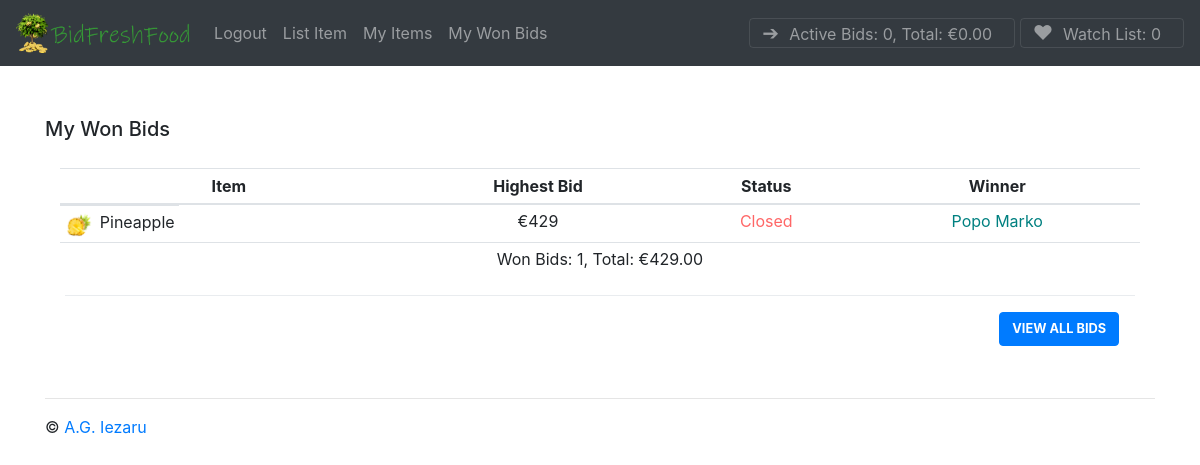
The page /my-won-bids/ (signed in) on the database its author committed.
### tables this page shows
CREATE TABLE "auctions_listing" ("id" integer NOT NULL PRIMARY KEY AUTOINCREMENT, "datetime" datetime NOT NULL, "title" varchar(64) NOT NULL, "description" varchar(256) NOT NULL, "currentBidValue" decimal NOT NULL, "imageURL" varchar(256) NOT NULL, "isOpen" bool NOT NULL, "user_id" integer NOT NULL REFERENCES "auctions_user" ("id") DEFERRABLE INITIALLY DEFERRED, "winner_id" integer NOT NULL REFERENCES "auctions_user" ("id") DEFERRABLE INITIALLY DEFERRED);

### bidfreshfood.py (the view)
@app.route("/my-won-bids/")
def myWon():
    if session:
        won_auctions = db.execute(
            "SELECT * FROM auctions_listing where isOpen == 0 and winner_id = :user_id",
            user_id=session["uid"],
        )
        auctionsLen = len(won_auctions)
        auctions = db.execute("SELECT * FROM auctions_listing")
        users = db.execute("SELECT id,first_name,last_name FROM auctions_user")
        userlist = {}
        for user in users:
            userlist[user["id"]] = [user["first_name"], user["last_name"]]
        watchList = db.execute(
            "SELECT * FROM auctions_listing_watchListUsers where user_id = :user_id",
            user_id=session["uid"],
        )
        watchListLen = len(watchList)
        activeBids = {}
        bidsSum = 0
        user_bids_sum = 0
        bidMoney = {}
        listings = db.execute(
            "SELECT id, listing_id, value FROM auctions_bid WHERE user_id = :userid",
            userid=session["uid"],
        )
        for listing in listings:
            activeBids[listing["listing_id"]] = [listing["value"], listing["id"]]
            bidMoney[listing["listing_id"]] = listing["value"]
        for bid in bidMoney:
            bidsSum += bidMoney[bid]
        for auction in won_auctions:
            user_bids_sum += auction["currentBidValue"]
        bidsLen = len(bidMoney)
        won_bids = len(won_auctions)
        return render_template(
            "my-won-bids.html",
            activeBids=activeBids,
            auctions=auctions,
            auctionsLen=auctionsLen,
            won_auctions=won_auctions,
            won_bids=won_bids,
            user_bids_sum=user_bids_sum,
            session=session,
            userlist=userlist,
            watchList=watchList,
            watchListLen=watchListLen,
            bidsSum=bidsSum,
            bidsLen=bidsLen,
        )
    else:
        abort(401)

### templates/my-won-bids.html (shortened to what this page needs)
{% extends "base.html" %}
{% block body %}
  <div aria-hidden="true" class="mainBids">
    <div>
      <div>
        <div>
          <h5 class="modal-title" id="exampleModalLongTitle">My Won Bids</h5><br>
        </div>
        <div>
          <div id="shoppingCart">
            <div class="container">
              <div class="row">
                <div class="col-sm">
                  <table class="table table-sm">
                    <thead>
                      <tr>
                        <th scope="col">Item</th>
                        <th scope="col">Highest Bid</th>
						<th scope="col">Status</th>
						<th scope="col">Winner</th>
                      </tr>
                    </thead>
                    <tbody>
                    {% if won_bids != 0 %}
                    {% for auction in won_auctions %}
                      <tr>
                        <td class="bidItem"><img src="{{auction["imageURL"]}}" width="30px" alt="{{auction["title"]}}" /><span class="listItem">{{auction["title"]}}</span></td>
                        <td>€{{ auction["currentBidValue"] }}</td>
						{%if auction["isOpen"] > 0 %}
							<td class="active">Active</td>
							<td>Not Decided</td>
						{% else %}
							<td class="closed">Closed</td>
							<td class="active">{{ userlist[auction["winner_id"]] | join(" ") }}</td>
						{% endif %}
                     </tr>
                    </tbody>
                    {% endfor %}
					<tfoot>
                      <tr>
                        <td colSpan="7">Won Bids: {{ won_bids }}, Total: {{ '€{:,.2f}'.format(user_bids_sum) }}<br /><br />
                          <div class="modal-footer">
                            <a href="/"><button type="button" class="btn btn-primary main-button">View All Bids</button></a>
                          </div>
                        </td>
                      </tr>
                    </tfoot>
                    {% endif %}
                  </table>
                </div>
              </div>
            </div>
          </div>
        </div>
      </div>
    </div>
  </div>
    </div>
  </main>
{% endblock %}

### static/css/custom.css (style rules this page uses)
.mainBids { padding-top: 40px; }
.listItem { padding-left:5px; }
.active { color: #008080; }
.closed { color: #FF6666; }
.bidItem { float: left; }
.main-button { text-transform: uppercase; font-size: 0.8em; font-weight: bold; }
tr { text-align: center; }

### rows shown on the page
auctions_listing: imageURL (picture), title "Pineapple", currentBidValue "429", userlist "Popo Marko"

### other values the page prints
{{ bidsLen }} "0"
{{ '{:,.2f}'.format(bidsSum) }} "0.00"
{{ watchListLen }} "0"
{{ won_bids }} "1"
{{ '€{:,.2f}'.format(user_bids_sum) }} "€429.00"
